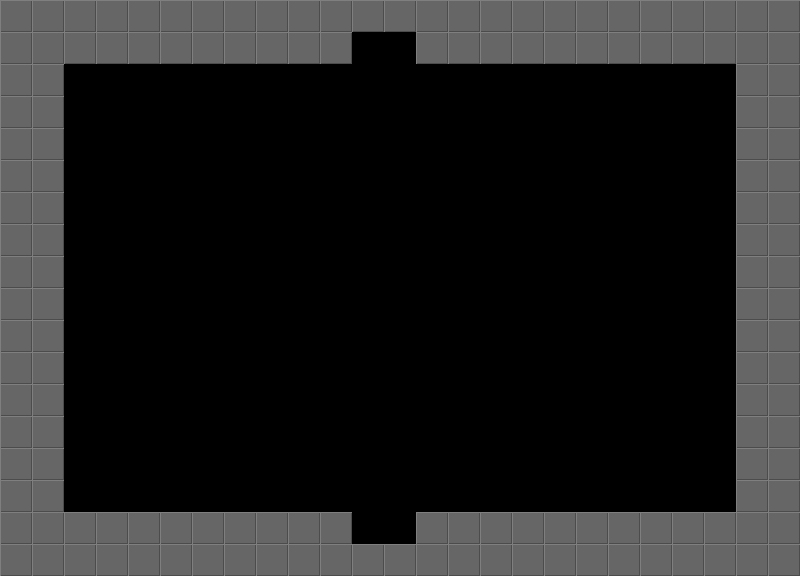

Rendered tile map (Tiled .tmx) drawn with the repository's tilesets; below, a short description and the map source with its tile grids summarised:
An orthogonal 25x18 tile map with 32x32 px tiles, 1 tile layer (Tile Layer 1) and 14 objects (6x hiddenpit, 6x sign, 2x door).

<map version="1.0" orientation="orthogonal" width="25" height="18" tilewidth="32" tileheight="32">
 <tileset firstgid="1" name="tile" tilewidth="32" tileheight="32">
  <image source="../graphics/tile.png" width="32" height="32" />
 </tileset>
 <layer name="Tile Layer 1" width="25" height="18">
  <data>[450 cells, 152 non-empty, 1 distinct tile ids]</data>
 </layer>
 <objectgroup name="Object Layer 1" width="25" height="18">
  <object name="DOOR" type="door" x="352" y="32" width="64" height="32" />
  <object name="DOOR" type="door" x="352" y="512" width="64" height="32" />
  <object type="hiddenpit" x="64" y="128" width="608" height="64" />
  <object type="hiddenpit" x="64" y="64" width="224" height="64" />
  <object type="hiddenpit" x="352" y="256" width="384" height="192" />
  <object type="hiddenpit" x="64" y="384" width="224" height="128" />
  <object type="hiddenpit" x="128" y="256" width="224" height="64" />
  <object type="hiddenpit" x="416" y="448" width="320" height="64" />
  <object name="!!" type="sign" x="64" y="192" width="32" height="32" />
  <object name="!!" type="sign" x="320" y="320" width="32" height="32" />
  <object name="!!" type="sign" x="288" y="448" width="32" height="32" />
  <object name="!!" type="sign" x="704" y="192" width="32" height="32" />
  <object name="!!" type="sign" x="672" y="64" width="32" height="32" />
  <object name="!!" type="sign" x="288" y="64" width="32" height="32" />
 </objectgroup>
</map>
